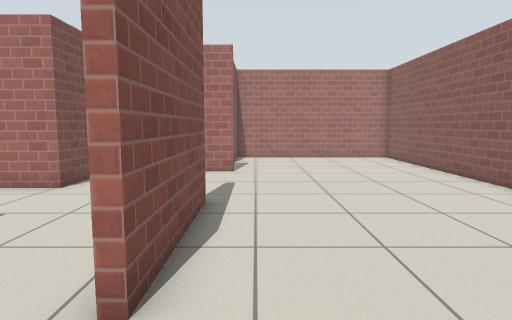
View 1 (above)

16 first-person views from a walk through a robot-simulator world made for Gazebo. The camera is 0.94 m above the floor, tilts 6° down and sees 75° across. The floor is counted in squares, 0.5 m on a side. Each view is taken from the middle of a square. On the plan, view 1 faces up. The plan holds only what a view shows up to about 17 squares ahead; the rest is blank. Simple patterns stand in for the simulator's built-in surfaces.

View 2
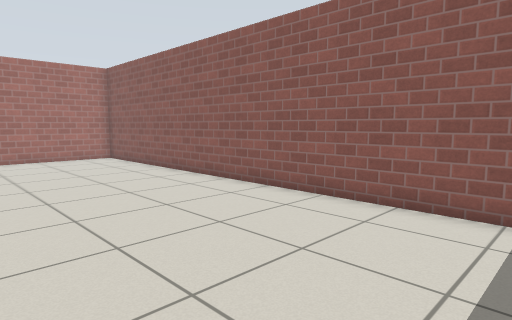

View 3
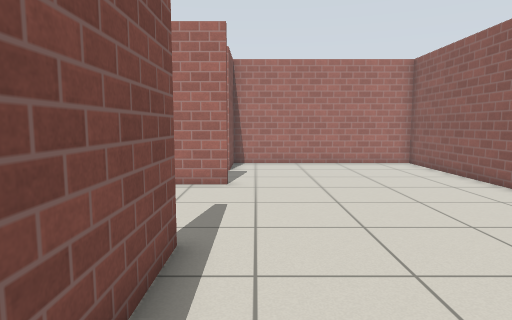

View 4
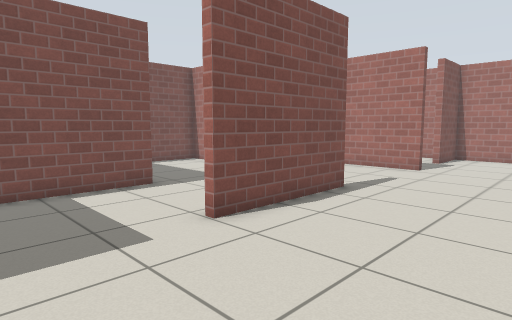

View 5
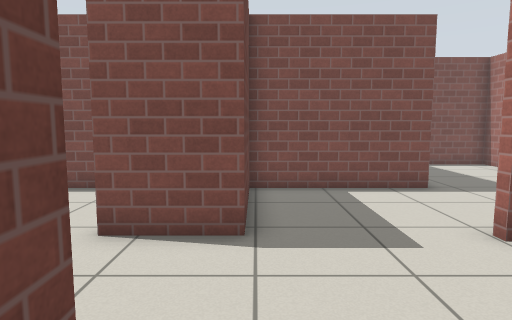

View 6
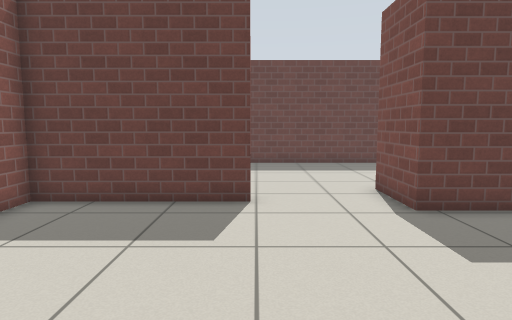

View 7
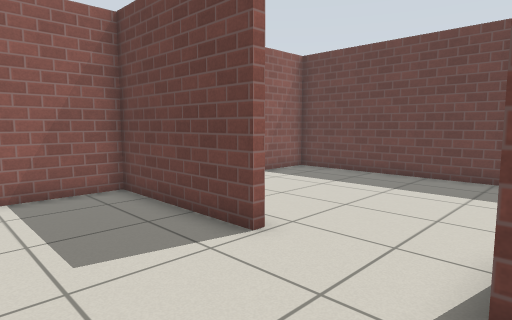

View 8
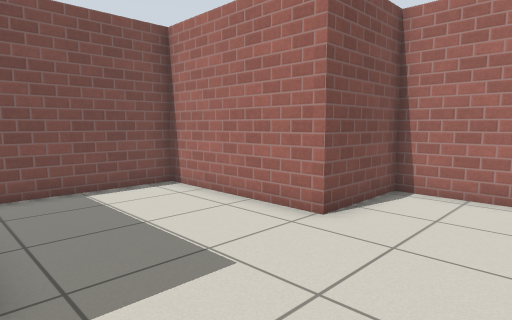

View 9
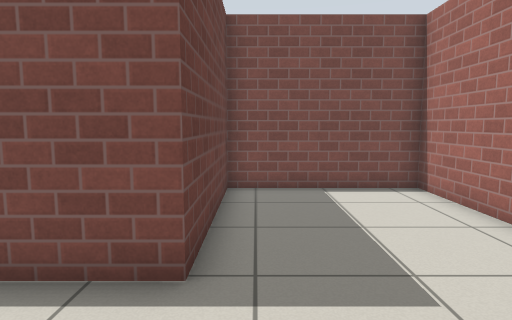

View 10
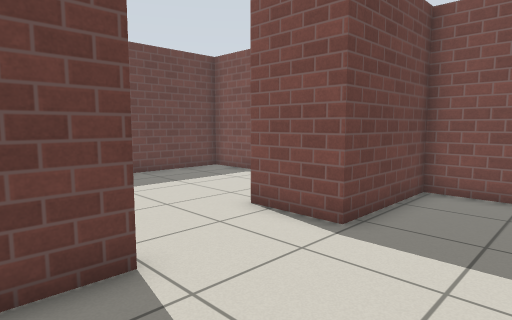

View 11
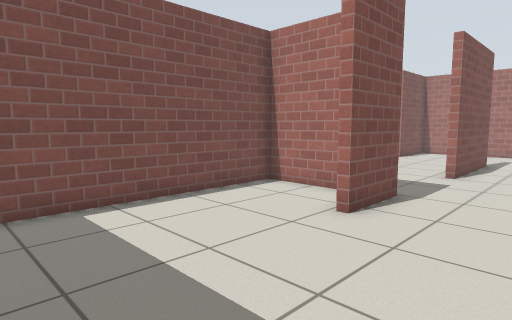

View 12
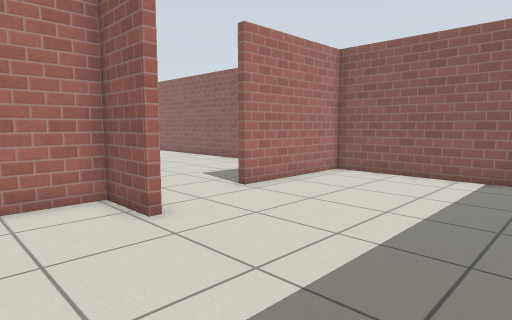

View 13
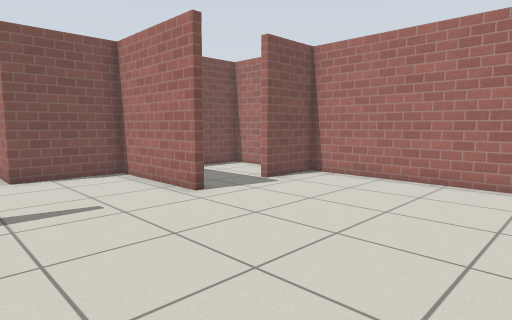

View 14
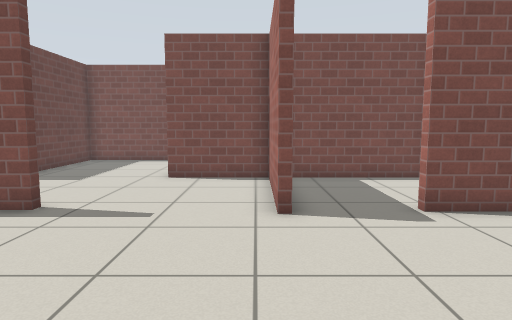

View 15
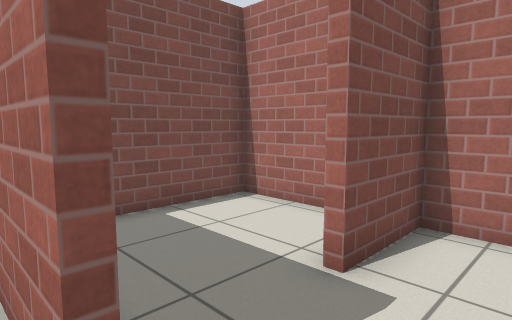

View 16
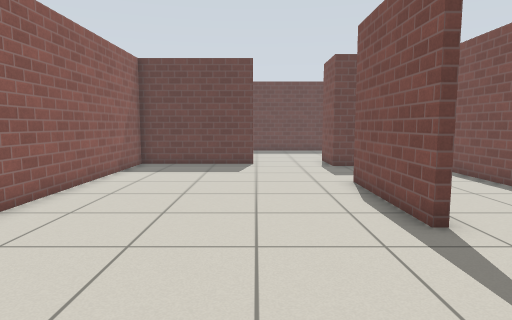

### Floor plan
Ten units are one square. View 1 is at (0, 0); x grows to the right and y downward. Boxes are objects, and circles mark ways between rooms. Rooms are numbered by the first view taken in them; rooms with no view inside come last. Other rooms are left out.
<svg viewBox="-123 -199 204 310">
<path fill="none" stroke="#000" d="M-16 -80 -12 -80 -12 -30 -16 -30M-9 -139 -9 -135M-58 -42 -58 12 -15 12 -15 26M21 21 76 21 76 -194 -12 -194 -12 -167 -15 -167M-9 -135 -58 -135 -58 -99 -118 -99 -118 -42 -58 -42M-18 38 -18 15 -58 15 -58 106 76 106 76 24 21 24M-15 26 -15 38M-31 -194 -58 -194 -58 -142"/>
<circle cx="-10" cy="-110" r="3" fill="#2a7"/>
<circle cx="-35" cy="-40" r="3" fill="#2a7"/>
<circle cx="5" cy="20" r="3" fill="#2a7"/>
<circle cx="-10" cy="-155" r="3" fill="#2a7"/>
<text x="20" y="-80">1</text>
<text x="-60" y="-80">2</text>
<text x="10" y="60">3</text>
<text x="-40" y="-170">4</text>
</svg>
Room 1 opens to room 2. Room 1 opens to room 3. Room 1 opens to room 4.

Where each view was taken, in squares from view 1:
view 1: 0 up, 0 right, facing up
view 2: 0 up, 0 right, facing up-right
view 3: 3 up, 0 right, facing up
view 4: 1 down, 4 right, facing up-left
view 5: 1 down, 4 right, facing left
view 6: 6 up, 2 right, facing down
view 7: 2 up, 2 left, facing down-right
view 8: 4 up, 2 left, facing up-left
view 9: 5 up, 2 left, facing left
view 10: 2 up, 4 right, facing down-left
view 11: 10 down, 2 right, facing up-left
view 12: 10 down, 5 left, facing up-right
view 13: 8 up, 7 right, facing up-left
view 14: 13 up, 6 right, facing left
view 15: 13 up, 1 right, facing up-left
view 16: 14 up, 2 right, facing down
